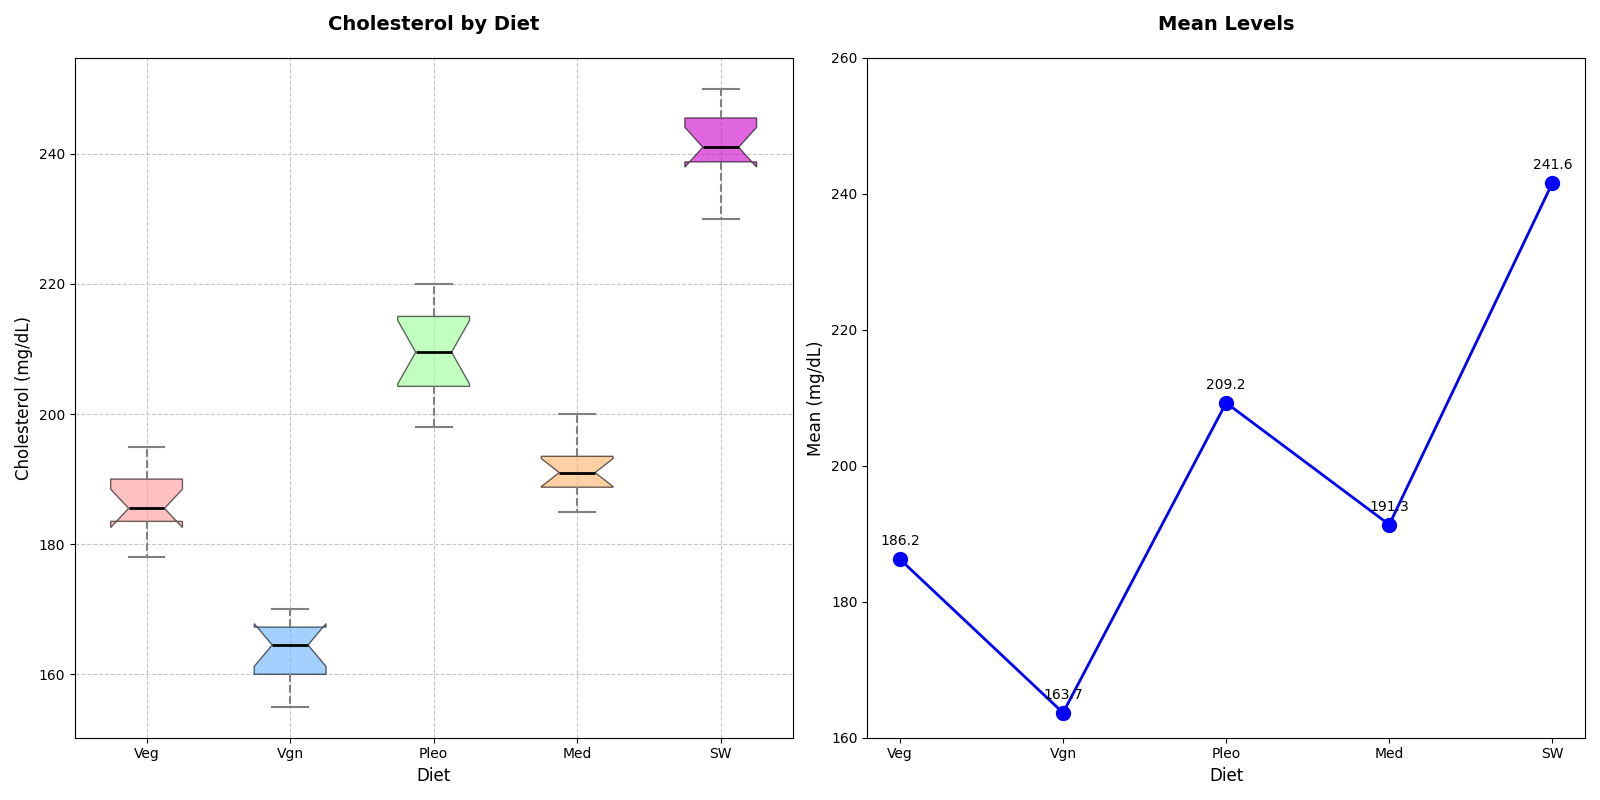

This figure's Python source:
import matplotlib.pyplot as plt
import numpy as np

diets = ['Veg', 'Vgn', 'Pleo', 'Med', 'SW']
cholesterol_levels = {
    'Veg': [192, 182, 180, 184, 195, 190, 178, 188, 185, 190, 186, 185],
    'Vgn': [167, 165, 168, 160, 170, 155, 164, 162, 160, 158, 165, 170],
    'Pleo': [217, 215, 209, 202, 210, 198, 220, 213, 205, 200, 215, 207],
    'Med': [188, 190, 195, 192, 195, 193, 190, 187, 189, 185, 192, 200],
    'SW': [245, 240, 239, 250, 242, 230, 245, 238, 247, 240, 235, 248]
}

data = [np.array(cholesterol_levels[diet]) for diet in diets]

fig, axes = plt.subplots(1, 2, figsize=(16, 8))

# Vertical box plot
bplot1 = axes[0].boxplot(data, vert=True, patch_artist=True, labels=diets, notch=True, whis=1.5)

# New set of colors
new_colors = ['#FF9999', '#66B2FF', '#99FF99', '#FFB266', '#CC00CC']
for patch, color in zip(bplot1['boxes'], new_colors):
    patch.set_facecolor(color)
    patch.set_alpha(0.6)

for whisker in bplot1['whiskers']:
    whisker.set(color='gray', linewidth=1.5, linestyle='--')

for cap in bplot1['caps']:
    cap.set(color='gray', linewidth=1.5)

for median in bplot1['medians']:
    median.set(color='black', linewidth=2)

for flier in bplot1['fliers']:
    flier.set(marker='o', color='#FF33CC', alpha=0.5)

axes[0].set_title('Cholesterol by Diet', fontsize=14, fontweight='bold', pad=20)
axes[0].set_xlabel('Diet', fontsize=12)
axes[0].set_ylabel('Cholesterol (mg/dL)', fontsize=12)
axes[0].grid(True, linestyle='--', which='both', alpha=0.7)

mean_cholesterol = [np.mean(levels) for levels in data]

axes[1].plot(diets, mean_cholesterol, marker='o', color='b', linestyle='-', linewidth=2, markersize=10)
axes[1].set_title('Mean Levels', fontsize=14, fontweight='bold', pad=20)
axes[1].set_xlabel('Diet', fontsize=12)
axes[1].set_ylabel('Mean (mg/dL)', fontsize=12)
axes[1].set_ylim(160, 260)

for i, mean_val in enumerate(mean_cholesterol):
    axes[1].annotate(f'{mean_val:.1f}', (diets[i], mean_val),
                     textcoords="offset points", xytext=(0, 10), ha='center', fontsize=10)

plt.tight_layout()
plt.show()
